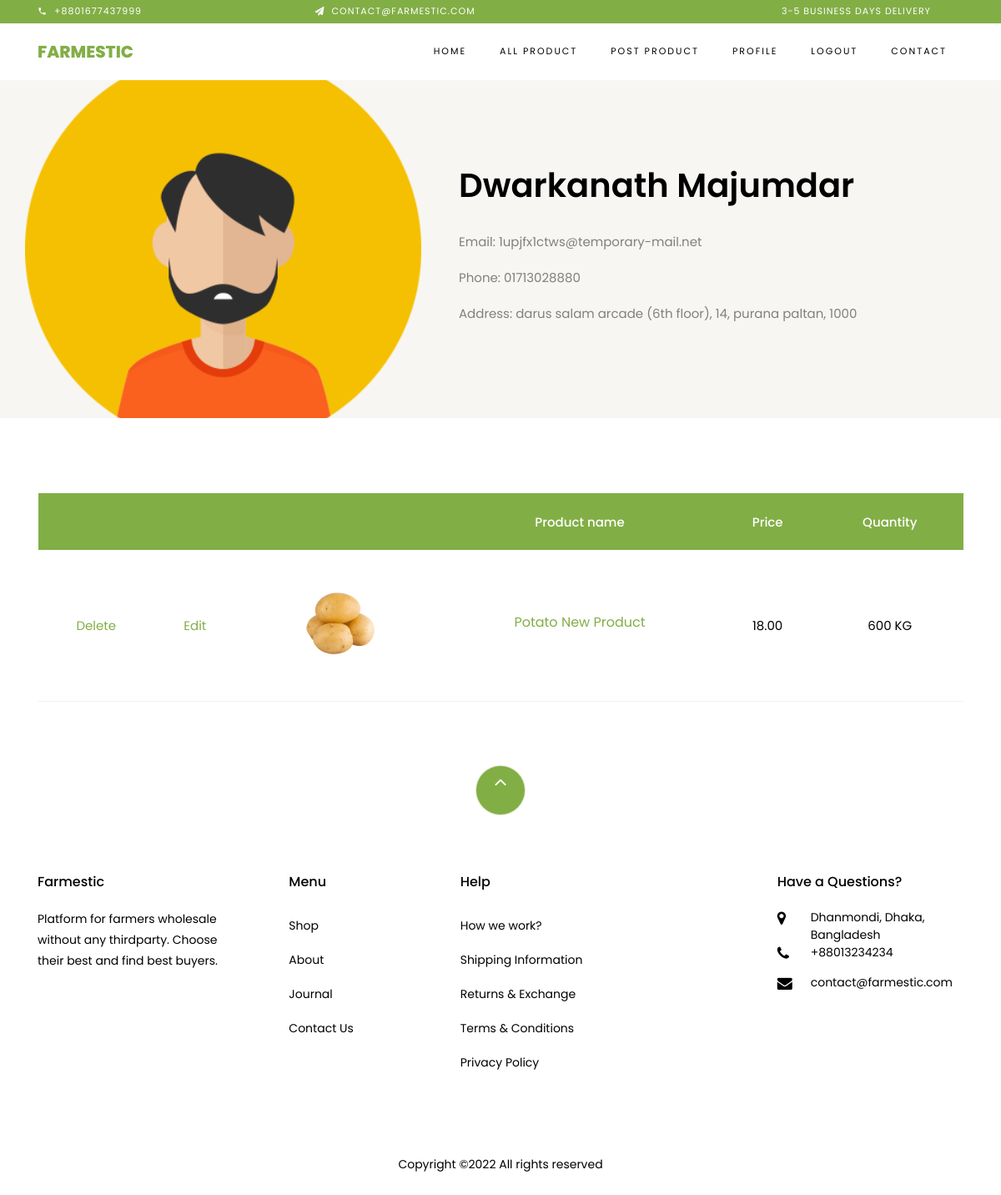
Page /profile/ (signed in) on the committed database.
### accounts/models.py (models this page shows)
class User(AbstractUser):
    username = None
    last_name = None
    email = models.EmailField(_('email address'), unique=True)
    phone = models.CharField(max_length=35)
    first_name=models.CharField(max_length=35)
    image = models.ImageField(upload_to='seller_profile_image', blank=True, null=True)
    address = models.CharField(max_length=255,blank=True, null=True)
    USERNAME_FIELD = 'email'
    REQUIRED_FIELDS = []
    objects = UserManager()

### home/models.py (models this page shows, shortened)
class Product(models.Model):
    category_choice=(
        ('Fruits','Fruits'),
        ('Vagetable','Vagetable'),
        ('Oil','Oil'),
        ('Rice','Rice'),
        ('Others','Others'),
    )
    category = models.CharField(max_length=60,choices=category_choice,null=True,blank=True)
    user = models.ForeignKey(User, on_delete=models.CASCADE, null=True, blank=True)
    name = models.CharField(max_length=100)
    price = models.DecimalField(max_digits=8, decimal_places=2)
    image = models.ImageField(upload_to='products')
    description = models.TextField()
    quantity = models.CharField(max_length=100,blank=True,null=True)
    date_added = models.DateField(auto_now_add=True)
    is_approved = models.BooleanField(default=False)

### home/views.py (the view)
# urls.py: path('profile/',views.profile,name="profile"),
@login_required
def profile(request):
    user = request.user
    user_data = User.objects.get(email=user)
    print(user_data)
    products_data = Product.objects.filter(user=user)
    context = {
        'user_data':user_data,
        'products_data':products_data
    }
    return render(request,'accounts/profile.html',context)

### templates/accounts/profile.html
{% extends 'base.html' %}
{% load static %}
{% block content %}
<section class="ftco-section ftco-no-pb ftco-no-pt bg-light">
    <div class="container">
        <div class="row">
            <div class="col-md-5 p-md-5 img img-2 d-flex justify-content-center align-items-center" style="background-image: url({{user_data.image.url}});">
            </div>
            <div class="col-md-7 py-5 wrap-about pb-md-5 ftco-animate">
      <div class="heading-section-bold mb-4 mt-md-5">
          <div class="ml-md-0">
            <h2 class="mb-4">{{user_data.first_name}}</h2>
        </div>
      </div>
      <div class="pb-md-5">
            <p>Email: {{user_data.email}}</p>
            <p>Phone: {{user_data.phone}}</p>
            <p>Address: {{user_data.address}}</p>
                </div>
            </div>
        </div>
    </div>
</section>
<section class="ftco-section ftco-cart">
    <div class="container">
        <div class="row">
        <div class="col-md-12 ftco-animate">
            <div class="cart-list">
                <table class="table">
                    <thead class="thead-primary">
                      <tr class="text-center">
                        <th>&nbsp;</th>
                        <th>&nbsp;</th>
                        <th>&nbsp;</th>
                        <th>Product name</th>
                        <th>Price</th>
                        <th>Quantity</th>
                      </tr>
                    </thead>
                    <tbody>
                        {% for p in products_data %}
                      <tr class="text-center">
                        <td><a href="/delete/{{ p.id }}">Delete</a></td>
                        <td><a href="/edit_products/{{ p.id }}">Edit</a></td>
                        <td class="image-prod"><div class="img" style="background-image:url({{p.image.url}});"></div></td>
                        <td class="product-name">
                          <h3><a href="{% url 'product_details' p.id %}">{{p.name}}</a></h3>
                        </td>
                        <td class="price">{{p.price}}</td>
                        <td class="price">{{p.quantity}}</td>
                      </tr>
                      {% endfor %}
                    </tbody>
                  </table>
              </div>
        </div>
    </div>
    </div>
</section>
{% endblock content %}

### rows in the picture
User: image (picture), first_name "Dwarkanath Majumdar", email "1upjfx1ctws@temporary-mail.net", phone "01713028880", address "darus salam arcade (6th floor), 14, purana paltan, 1000"
Product: image (picture), name "Potato New Product", price "18.00", quantity "600 KG"
